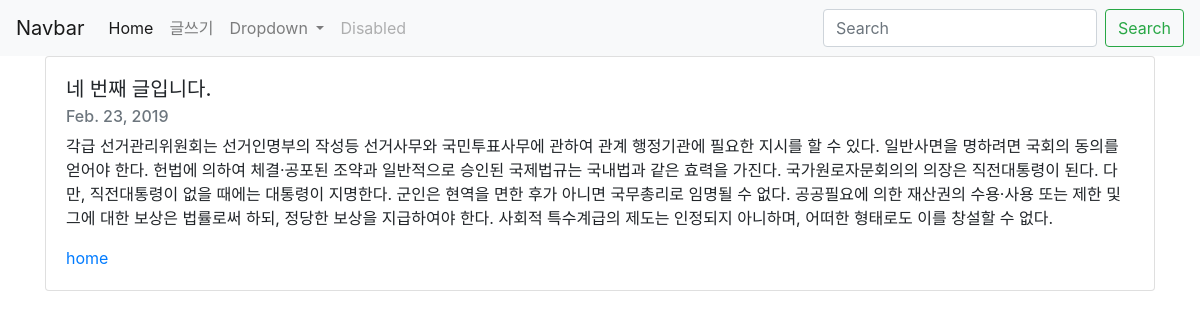
The app's page /blog/4 with its own data.
### blog/models.py (models this page shows, shortened)
class Blog(models.Model):
    title = models.CharField(max_length = 200)
    pub_date = models.DateField('date published')
    body = models.TextField()

### blog/views.py (the view)
# urls.py: path('<int:blog_id>',views.detail, name='detail'),
def detail(request, blog_id):
    blog_detail = get_object_or_404(Blog, pk=blog_id)
    return render(request, 'detail.html', {'blog': blog_detail})

### blog/templates/detail.html
{% extends 'base.html' %}
{% block content %}
<div class="container">
        <div class="card">
            <div class="card-body">
                <h5 class="card-title">{{blog.title}}</h5>
                <h6 class="card-subtitle mb-2 text-muted">{{blog.pub_date}}</h6>
                <p class="card-text">{{blog.body}}</p>
                <a href="{%url 'home'%}" class="card-link">home</a>
            </div>
        </div>
        <br>
    </div>
{% endblock %}

### records on screen
Blog: title "네 번째 글입니다.", pub_date "Feb. 23, 2019", body "각급 선거관리위원회는 선거인명부의 작성등 선거사무와 국민투표사무에 관하여 관계 행정기관에 필요한 지시를 할 수 있다. 일반사면을 명하려면 국회의 동의를 얻어야 한다. 헌법에 의하여 체결·공포된 조약과 일반적으로 승인된 국제법규는 국내법과 같은 효력을 가진다. 국가원로자문회의의 의장은 직전대통령이 된다. 다만, 직전대통령이 없을 때에는 대통령이 지명한다. 군인은 현역을 면한 후가 아니면 국무총리로 임명될 수 없다. 공공필요에 의한 재산권의 수용·사용 또는 제한 및 그에 대한 보상은 법률로써 하되, 정당한 보상을 지급하여야 한다. 사회적 특수계급의 제도는 인정되지 아니하며, 어떠한 형태로도 이를 창설할 수 없다."
